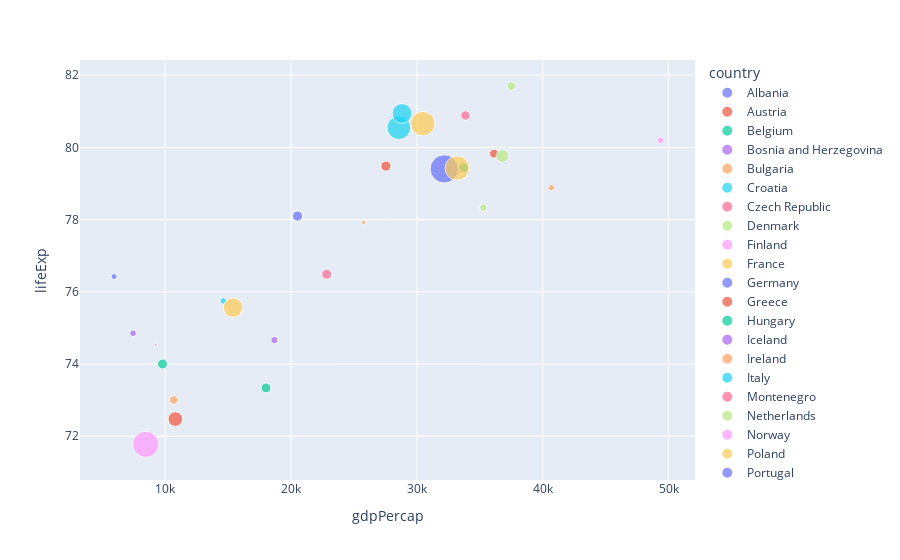

Notebook code cell kept with this figure:
### Code cell
df = df_[(df_.continent=='Europe')&(df_.year==2007)]
fig= px.scatter(df, x='gdpPercap', y ='lifeExp', size='pop',color='country',hover_data='iso_alpha',hover_name='country')
fig.show()

### Figure 1 — Plotly figure (JSON) as saved in the notebook; plotly's stock layout.template omitted (floating-point values rounded to 4 significant figures)
{"data": [{"customdata": [["ALB"]], "hovertemplate": "<b>%{hovertext}</b><br><br>country=Albania<br>gdpPercap=%{x}<br>lifeExp=%{y}<br>pop=%{marker.size}<br>iso_alpha=%{customdata[0]}<extra></extra>", "hovertext": ["Albania"], "legendgroup": "Albania", "marker": {"color": "#636efa", "size": [3600523], "sizemode": "area", "sizeref": 206000.0, "symbol": "circle"}, "mode": "markers", "name": "Albania", "orientation": "v", "showlegend": true, "type": "scatter", "x": [5937.0], "xaxis": "x", "y": [76.42], "yaxis": "y"}, {"customdata": [["AUT"]], "hovertemplate": "<b>%{hovertext}</b><br><br>country=Austria<br>gdpPercap=%{x}<br>lifeExp=%{y}<br>pop=%{marker.size}<br>iso_alpha=%{customdata[0]}<extra></extra>", "hovertext": ["Austria"], "legendgroup": "Austria", "marker": {"color": "#EF553B", "size": [8199783], "sizemode": "area", "sizeref": 206000.0, "symbol": "circle"}, "mode": "markers", "name": "Austria", "orientation": "v", "showlegend": true, "type": "scatter", "x": [36130.0], "xaxis": "x", "y": [79.83], "yaxis": "y"}, {"customdata": [["BEL"]], "hovertemplate": "<b>%{hovertext}</b><br><br>country=Belgium<br>gdpPercap=%{x}<br>lifeExp=%{y}<br>pop=%{marker.size}<br>iso_alpha=%{customdata[0]}<extra></extra>", "hovertext": ["Belgium"], "legendgroup": "Belgium", "marker": {"color": "#00cc96", "size": [10392226], "sizemode": "area", "sizeref": 206000.0, "symbol": "circle"}, "mode": "markers", "name": "Belgium", "orientation": "v", "showlegend": true, "type": "scatter", "x": [33690.0], "xaxis": "x", "y": [79.44], "yaxis": "y"}, {"customdata": [["BIH"]], "hovertemplate": "<b>%{hovertext}</b><br><br>country=Bosnia and Herzegovina<br>gdpPercap=%{x}<br>lifeExp=%{y}<br>pop=%{marker.size}<br>iso_alpha=%{customdata[0]}<extra></extra>", "hovertext": ["Bosnia and Herzegovina"], "legendgroup": "Bosnia and Herzegovina", "marker": {"color": "#ab63fa", "size": [4552198], "sizemode": "area", "sizeref": 206000.0, "symbol": "circle"}, "mode": "markers", "name": "Bosnia and Herzegovina", "orientation": "v", "showlegend": true, "type": "scatter", "x": [7446.0], "xaxis": "x", "y": [74.85], "yaxis": "y"}, {"customdata": [["BGR"]], "hovertemplate": "<b>%{hovertext}</b><br><br>country=Bulgaria<br>gdpPercap=%{x}<br>lifeExp=%{y}<br>pop=%{marker.size}<br>iso_alpha=%{customdata[0]}<extra></extra>", "hovertext": ["Bulgaria"], "legendgroup": "Bulgaria", "marker": {"color": "#FFA15A", "size": [7322858], "sizemode": "area", "sizeref": 206000.0, "symbol": "circle"}, "mode": "markers", "name": "Bulgaria", "orientation": "v", "showlegend": true, "type": "scatter", "x": [10680.0], "xaxis": "x", "y": [73.0], "yaxis": "y"}, {"customdata": [["HRV"]], "hovertemplate": "<b>%{hovertext}</b><br><br>country=Croatia<br>gdpPercap=%{x}<br>lifeExp=%{y}<br>pop=%{marker.size}<br>iso_alpha=%{customdata[0]}<extra></extra>", "hovertext": ["Croatia"], "legendgroup": "Croatia", "marker": {"color": "#19d3f3", "size": [4493312], "sizemode": "area", "sizeref": 206000.0, "symbol": "circle"}, "mode": "markers", "name": "Croatia", "orientation": "v", "showlegend": true, "type": "scatter", "x": [14620.0], "xaxis": "x", "y": [75.75], "yaxis": "y"}, {"customdata": [["CZE"]], "hovertemplate": "<b>%{hovertext}</b><br><br>country=Czech Republic<br>gdpPercap=%{x}<br>lifeExp=%{y}<br>pop=%{marker.size}<br>iso_alpha=%{customdata[0]}<extra></extra>", "hovertext": ["Czech Republic"], "legendgroup": "Czech Republic", "marker": {"color": "#FF6692", "size": [10228744], "sizemode": "area", "sizeref": 206000.0, "symbol": "circle"}, "mode": "markers", "name": "Czech Republic", "orientation": "v", "showlegend": true, "type": "scatter", "x": [22830.0], "xaxis": "x", "y": [76.49], "yaxis": "y"}, {"customdata": [["DNK"]], "hovertemplate": "<b>%{hovertext}</b><br><br>country=Denmark<br>gdpPercap=%{x}<br>lifeExp=%{y}<br>pop=%{marker.size}<br>iso_alpha=%{customdata[0]}<extra></extra>", "hovertext": ["Denmark"], "legendgroup": "Denmark", "marker": {"color": "#B6E880", "size": [5468120], "sizemode": "area", "sizeref": 206000.0, "symbol": "circle"}, "mode": "markers", "name": "Denmark", "orientation": "v", "showlegend": true, "type": "scatter", "x": [35280.0], "xaxis": "x", "y": [78.33], "yaxis": "y"}, {"customdata": [["FIN"]], "hovertemplate": "<b>%{hovertext}</b><br><br>country=Finland<br>gdpPercap=%{x}<br>lifeExp=%{y}<br>pop=%{marker.size}<br>iso_alpha=%{customdata[0]}<extra></extra>", "hovertext": ["Finland"], "legendgroup": "Finland", "marker": {"color": "#FF97FF", "size": [5238460], "sizemode": "area", "sizeref": 206000.0, "symbol": "circle"}, "mode": "markers", "name": "Finland", "orientation": "v", "showlegend": true, "type": "scatter", "x": [33210.0], "xaxis": "x", "y": [79.31], "yaxis": "y"}, {"customdata": [["FRA"]], "hovertemplate": "<b>%{hovertext}</b><br><br>country=France<br>gdpPercap=%{x}<br>lifeExp=%{y}<br>pop=%{marker.size}<br>iso_alpha=%{customdata[0]}<extra></extra>", "hovertext": ["France"], "legendgroup": "France", "marker": {"color": "#FECB52", "size": [61083916], "sizemode": "area", "sizeref": 206000.0, "symbol": "circle"}, "mode": "markers", "name": "France", "orientation": "v", "showlegend": true, "type": "scatter", "x": [30470.0], "xaxis": "x", "y": [80.66], "yaxis": "y"}, {"customdata": [["DEU"]], "hovertemplate": "<b>%{hovertext}</b><br><br>country=Germany<br>gdpPercap=%{x}<br>lifeExp=%{y}<br>pop=%{marker.size}<br>iso_alpha=%{customdata[0]}<extra></extra>", "hovertext": ["Germany"], "legendgroup": "Germany", "marker": {"color": "#636efa", "size": [82400996], "sizemode": "area", "sizeref": 206000.0, "symbol": "circle"}, "mode": "markers", "name": "Germany", "orientation": "v", "showlegend": true, "type": "scatter", "x": [32170.0], "xaxis": "x", "y": [79.41], "yaxis": "y"}, {"customdata": [["GRC"]], "hovertemplate": "<b>%{hovertext}</b><br><br>country=Greece<br>gdpPercap=%{x}<br>lifeExp=%{y}<br>pop=%{marker.size}<br>iso_alpha=%{customdata[0]}<extra></extra>", "hovertext": ["Greece"], "legendgroup": "Greece", "marker": {"color": "#EF553B", "size": [10706290], "sizemode": "area", "sizeref": 206000.0, "symbol": "circle"}, "mode": "markers", "name": "Greece", "orientation": "v", "showlegend": true, "type": "scatter", "x": [27540.0], "xaxis": "x", "y": [79.48], "yaxis": "y"}, {"customdata": [["HUN"]], "hovertemplate": "<b>%{hovertext}</b><br><br>country=Hungary<br>gdpPercap=%{x}<br>lifeExp=%{y}<br>pop=%{marker.size}<br>iso_alpha=%{customdata[0]}<extra></extra>", "hovertext": ["Hungary"], "legendgroup": "Hungary", "marker": {"color": "#00cc96", "size": [9956108], "sizemode": "area", "sizeref": 206000.0, "symbol": "circle"}, "mode": "markers", "name": "Hungary", "orientation": "v", "showlegend": true, "type": "scatter", "x": [18010.0], "xaxis": "x", "y": [73.34], "yaxis": "y"}, {"customdata": [["ISL"]], "hovertemplate": "<b>%{hovertext}</b><br><br>country=Iceland<br>gdpPercap=%{x}<br>lifeExp=%{y}<br>pop=%{marker.size}<br>iso_alpha=%{customdata[0]}<extra></extra>", "hovertext": ["Iceland"], "legendgroup": "Iceland", "marker": {"color": "#ab63fa", "size": [301931], "sizemode": "area", "sizeref": 206000.0, "symbol": "circle"}, "mode": "markers", "name": "Iceland", "orientation": "v", "showlegend": true, "type": "scatter", "x": [36180.0], "xaxis": "x", "y": [81.76], "yaxis": "y"}, {"customdata": [["IRL"]], "hovertemplate": "<b>%{hovertext}</b><br><br>country=Ireland<br>gdpPercap=%{x}<br>lifeExp=%{y}<br>pop=%{marker.size}<br>iso_alpha=%{customdata[0]}<extra></extra>", "hovertext": ["Ireland"], "legendgroup": "Ireland", "marker": {"color": "#FFA15A", "size": [4109086], "sizemode": "area", "sizeref": 206000.0, "symbol": "circle"}, "mode": "markers", "name": "Ireland", "orientation": "v", "showlegend": true, "type": "scatter", "x": [40680.0], "xaxis": "x", "y": [78.89], "yaxis": "y"}, {"customdata": [["ITA"]], "hovertemplate": "<b>%{hovertext}</b><br><br>country=Italy<br>gdpPercap=%{x}<br>lifeExp=%{y}<br>pop=%{marker.size}<br>iso_alpha=%{customdata[0]}<extra></extra>", "hovertext": ["Italy"], "legendgroup": "Italy", "marker": {"color": "#19d3f3", "size": [58147733], "sizemode": "area", "sizeref": 206000.0, "symbol": "circle"}, "mode": "markers", "name": "Italy", "orientation": "v", "showlegend": true, "type": "scatter", "x": [28570.0], "xaxis": "x", "y": [80.55], "yaxis": "y"}, {"customdata": [["MNE"]], "hovertemplate": "<b>%{hovertext}</b><br><br>country=Montenegro<br>gdpPercap=%{x}<br>lifeExp=%{y}<br>pop=%{marker.size}<br>iso_alpha=%{customdata[0]}<extra></extra>", "hovertext": ["Montenegro"], "legendgroup": "Montenegro", "marker": {"color": "#FF6692", "size": [684736], "sizemode": "area", "sizeref": 206000.0, "symbol": "circle"}, "mode": "markers", "name": "Montenegro", "orientation": "v", "showlegend": true, "type": "scatter", "x": [9254.0], "xaxis": "x", "y": [74.54], "yaxis": "y"}, {"customdata": [["NLD"]], "hovertemplate": "<b>%{hovertext}</b><br><br>country=Netherlands<br>gdpPercap=%{x}<br>lifeExp=%{y}<br>pop=%{marker.size}<br>iso_alpha=%{customdata[0]}<extra></extra>", "hovertext": ["Netherlands"], "legendgroup": "Netherlands", "marker": {"color": "#B6E880", "size": [16570613], "sizemode": "area", "sizeref": 206000.0, "symbol": "circle"}, "mode": "markers", "name": "Netherlands", "orientation": "v", "showlegend": true, "type": "scatter", "x": [36800.0], "xaxis": "x", "y": [79.76], "yaxis": "y"}, {"customdata": [["NOR"]], "hovertemplate": "<b>%{hovertext}</b><br><br>country=Norway<br>gdpPercap=%{x}<br>lifeExp=%{y}<br>pop=%{marker.size}<br>iso_alpha=%{customdata[0]}<extra></extra>", "hovertext": ["Norway"], "legendgroup": "Norway", "marker": {"color": "#FF97FF", "size": [4627926], "sizemode": "area", "sizeref": 206000.0, "symbol": "circle"}, "mode": "markers", "name": "Norway", "orientation": "v", "showlegend": true, "type": "scatter", "x": [49360.0], "xaxis": "x", "y": [80.2], "yaxis": "y"}, {"customdata": [["POL"]], "hovertemplate": "<b>%{hovertext}</b><br><br>country=Poland<br>gdpPercap=%{x}<br>lifeExp=%{y}<br>pop=%{marker.size}<br>iso_alpha=%{customdata[0]}<extra></extra>", "hovertext": ["Poland"], "legendgroup": "Poland", "marker": {"color": "#FECB52", "size": [38518241], "sizemode": "area", "sizeref": 206000.0, "symbol": "circle"}, "mode": "markers", "name": "Poland", "orientation": "v", "showlegend": true, "type": "scatter", "x": [15390.0], "xaxis": "x", "y": [75.56], "yaxis": "y"}, {"customdata": [["PRT"]], "hovertemplate": "<b>%{hovertext}</b><br><br>country=Portugal<br>gdpPercap=%{x}<br>lifeExp=%{y}<br>pop=%{marker.size}<br>iso_alpha=%{customdata[0]}<extra></extra>", "hovertext": ["Portugal"], "legendgroup": "Portugal", "marker": {"color": "#636efa", "size": [10642836], "sizemode": "area", "sizeref": 206000.0, "symbol": "circle"}, "mode": "markers", "name": "Portugal", "orientation": "v", "showlegend": true, "type": "scatter", "x": [20510.0], "xaxis": "x", "y": [78.1], "yaxis": "y"}, {"customdata": [["ROU"]], "hovertemplate": "<b>%{hovertext}</b><br><br>country=Romania<br>gdpPercap=%{x}<br>lifeExp=%{y}<br>pop=%{marker.size}<br>iso_alpha=%{customdata[0]}<extra></extra>", "hovertext": ["Romania"], "legendgroup": "Romania", "marker": {"color": "#EF553B", "size": [22276056], "sizemode": "area", "sizeref": 206000.0, "symbol": "circle"}, "mode": "markers", "name": "Romania", "orientation": "v", "showlegend": true, "type": "scatter", "x": [10810.0], "xaxis": "x", "y": [72.48], "yaxis": "y"}, {"customdata": [["SRB"]], "hovertemplate": "<b>%{hovertext}</b><br><br>country=Serbia<br>gdpPercap=%{x}<br>lifeExp=%{y}<br>pop=%{marker.size}<br>iso_alpha=%{customdata[0]}<extra></extra>", "hovertext": ["Serbia"], "legendgroup": "Serbia", "marker": {"color": "#00cc96", "size": [10150265], "sizemode": "area", "sizeref": 206000.0, "symbol": "circle"}, "mode": "markers", "name": "Serbia", "orientation": "v", "showlegend": true, "type": "scatter", "x": [9787.0], "xaxis": "x", "y": [74.0], "yaxis": "y"}, {"customdata": [["SVK"]], "hovertemplate": "<b>%{hovertext}</b><br><br>country=Slovak Republic<br>gdpPercap=%{x}<br>lifeExp=%{y}<br>pop=%{marker.size}<br>iso_alpha=%{customdata[0]}<extra></extra>", "hovertext": ["Slovak Republic"], "legendgroup": "Slovak Republic", "marker": {"color": "#ab63fa", "size": [5447502], "sizemode": "area", "sizeref": 206000.0, "symbol": "circle"}, "mode": "markers", "name": "Slovak Republic", "orientation": "v", "showlegend": true, "type": "scatter", "x": [18680.0], "xaxis": "x", "y": [74.66], "yaxis": "y"}, {"customdata": [["SVN"]], "hovertemplate": "<b>%{hovertext}</b><br><br>country=Slovenia<br>gdpPercap=%{x}<br>lifeExp=%{y}<br>pop=%{marker.size}<br>iso_alpha=%{customdata[0]}<extra></extra>", "hovertext": ["Slovenia"], "legendgroup": "Slovenia", "marker": {"color": "#FFA15A", "size": [2009245], "sizemode": "area", "sizeref": 206000.0, "symbol": "circle"}, "mode": "markers", "name": "Slovenia", "orientation": "v", "showlegend": true, "type": "scatter", "x": [25770.0], "xaxis": "x", "y": [77.93], "yaxis": "y"}, {"customdata": [["ESP"]], "hovertemplate": "<b>%{hovertext}</b><br><br>country=Spain<br>gdpPercap=%{x}<br>lifeExp=%{y}<br>pop=%{marker.size}<br>iso_alpha=%{customdata[0]}<extra></extra>", "hovertext": ["Spain"], "legendgroup": "Spain", "marker": {"color": "#19d3f3", "size": [40448191], "sizemode": "area", "sizeref": 206000.0, "symbol": "circle"}, "mode": "markers", "name": "Spain", "orientation": "v", "showlegend": true, "type": "scatter", "x": [28820.0], "xaxis": "x", "y": [80.94], "yaxis": "y"}, {"customdata": [["SWE"]], "hovertemplate": "<b>%{hovertext}</b><br><br>country=Sweden<br>gdpPercap=%{x}<br>lifeExp=%{y}<br>pop=%{marker.size}<br>iso_alpha=%{customdata[0]}<extra></extra>", "hovertext": ["Sweden"], "legendgroup": "Sweden", "marker": {"color": "#FF6692", "size": [9031088], "sizemode": "area", "sizeref": 206000.0, "symbol": "circle"}, "mode": "markers", "name": "Sweden", "orientation": "v", "showlegend": true, "type": "scatter", "x": [33860.0], "xaxis": "x", "y": [80.88], "yaxis": "y"}, {"customdata": [["CHE"]], "hovertemplate": "<b>%{hovertext}</b><br><br>country=Switzerland<br>gdpPercap=%{x}<br>lifeExp=%{y}<br>pop=%{marker.size}<br>iso_alpha=%{customdata[0]}<extra></extra>", "hovertext": ["Switzerland"], "legendgroup": "Switzerland", "marker": {"color": "#B6E880", "size": [7554661], "sizemode": "area", "sizeref": 206000.0, "symbol": "circle"}, "mode": "markers", "name": "Switzerland", "orientation": "v", "showlegend": true, "type": "scatter", "x": [37510.0], "xaxis": "x", "y": [81.7], "yaxis": "y"}, {"customdata": [["TUR"]], "hovertemplate": "<b>%{hovertext}</b><br><br>country=Turkey<br>gdpPercap=%{x}<br>lifeExp=%{y}<br>pop=%{marker.size}<br>iso_alpha=%{customdata[0]}<extra></extra>", "hovertext": ["Turkey"], "legendgroup": "Turkey", "marker": {"color": "#FF97FF", "size": [71158647], "sizemode": "area", "sizeref": 206000.0, "symbol": "circle"}, "mode": "markers", "name": "Turkey", "orientation": "v", "showlegend": true, "type": "scatter", "x": [8458.0], "xaxis": "x", "y": [71.78], "yaxis": "y"}, {"customdata": [["GBR"]], "hovertemplate": "<b>%{hovertext}</b><br><br>country=United Kingdom<br>gdpPercap=%{x}<br>lifeExp=%{y}<br>pop=%{marker.size}<br>iso_alpha=%{customdata[0]}<extra></extra>", "hovertext": ["United Kingdom"], "legendgroup": "United Kingdom", "marker": {"color": "#FECB52", "size": [60776238], "sizemode": "area", "sizeref": 206000.0, "symbol": "circle"}, "mode": "markers", "name": "United Kingdom", "orientation": "v", "showlegend": true, "type": "scatter", "x": [33200.0], "xaxis": "x", "y": [79.42], "yaxis": "y"}], "layout": {"autosize": true, "legend": {"itemsizing": "constant", "title": {"text": "country"}, "tracegroupgap": 0}, "margin": {"t": 60}, "xaxis": {"anchor": "y", "autorange": true, "domain": [0, 1], "range": [3028.0, 52330.0], "title": {"text": "gdpPercap"}, "type": "linear"}, "yaxis": {"anchor": "x", "autorange": true, "domain": [0, 1], "range": [70.35, 82.58], "title": {"text": "lifeExp"}, "type": "linear"}}}
